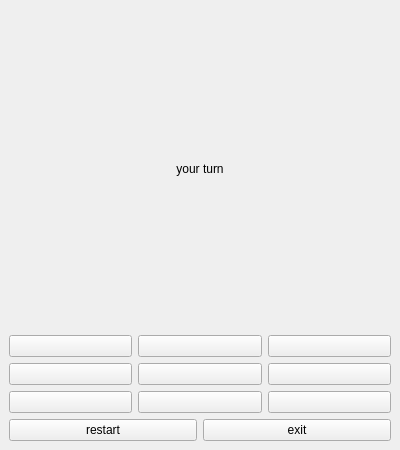
<?xml version="1.0" encoding="UTF-8"?>
<ui version="4.0">
 <class>MainWindow</class>
 <widget class="QMainWindow" name="MainWindow">
  <property name="geometry">
   <rect>
    <x>0</x>
    <y>0</y>
    <width>400</width>
    <height>450</height>
   </rect>
  </property>
  <property name="windowTitle">
   <string>Doz Game</string>
  </property>
  <widget class="QWidget" name="centralwidget">
   <layout class="QVBoxLayout" name="verticalLayout">
    <item>
     <widget class="QLabel" name="label_status">
      <property name="text">
       <string>your turn</string>
      </property>
      <property name="alignment">
       <set>Qt::AlignCenter</set>
      </property>
     </widget>
    </item>
    <item>
     <layout class="QGridLayout" name="gridLayout">
      <item row="0" column="0">
       <widget class="QPushButton" name="btn_00"/>
      </item>
      <item row="0" column="1">
       <widget class="QPushButton" name="btn_01"/>
      </item>
      <item row="0" column="2">
       <widget class="QPushButton" name="btn_02"/>
      </item>
      <item row="1" column="0">
       <widget class="QPushButton" name="btn_10"/>
      </item>
      <item row="1" column="1">
       <widget class="QPushButton" name="btn_11"/>
      </item>
      <item row="1" column="2">
       <widget class="QPushButton" name="btn_12"/>
      </item>
      <item row="2" column="0">
       <widget class="QPushButton" name="btn_20"/>
      </item>
      <item row="2" column="1">
       <widget class="QPushButton" name="btn_21"/>
      </item>
      <item row="2" column="2">
       <widget class="QPushButton" name="btn_22"/>
      </item>
     </layout>
    </item>
    <item>
     <layout class="QHBoxLayout" name="horizontalLayout">
      <item>
       <widget class="QPushButton" name="btn_restart">
        <property name="text">
         <string>restart</string>
        </property>
       </widget>
      </item>
      <item>
       <widget class="QPushButton" name="btn_exit">
        <property name="text">
         <string>exit</string>
        </property>
       </widget>
      </item>
     </layout>
    </item>
   </layout>
  </widget>
 </widget>
 <resources/>
 <connections/>
</ui>
